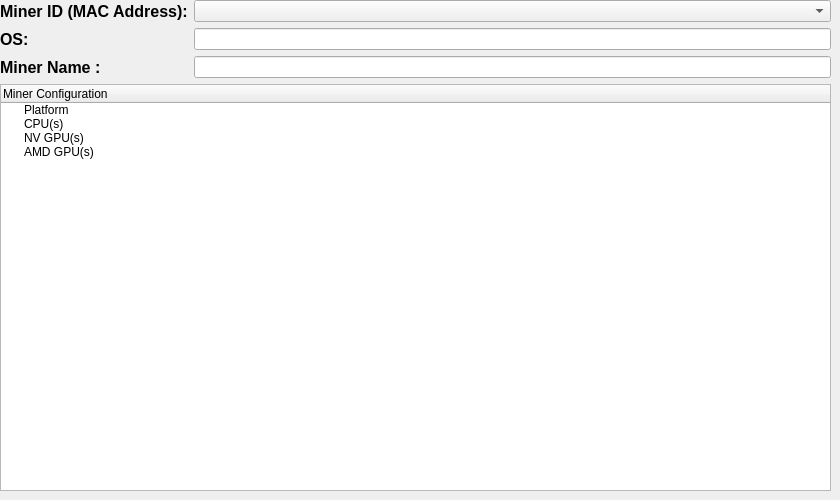
       <widget class="QWidget" name="tab">
        <attribute name="title">
         <string>Miner ID / Hardware Config</string>
        </attribute>
        <widget class="QWidget" name="verticalLayoutWidget_2">
         <property name="geometry">
          <rect>
           <x>0</x>
           <y>0</y>
           <width>831</width>
           <height>491</height>
          </rect>
         </property>
         <layout class="QVBoxLayout" name="verticalLayout_2">
          <item>
           <layout class="QFormLayout" name="formLayout">
            <item row="0" column="0">
             <widget class="QLabel" name="label_2">
              <property name="font">
               <font>
                <pointsize>12</pointsize>
                <weight>75</weight>
                <bold>true</bold>
               </font>
              </property>
              <property name="text">
               <string>Miner ID (MAC Address):</string>
              </property>
             </widget>
            </item>
            <item row="2" column="0">
             <widget class="QLabel" name="label_4">
              <property name="font">
               <font>
                <pointsize>12</pointsize>
                <weight>75</weight>
                <bold>true</bold>
               </font>
              </property>
              <property name="text">
               <string>OS:</string>
              </property>
             </widget>
            </item>
            <item row="3" column="0">
             <widget class="QLabel" name="label_3">
              <property name="font">
               <font>
                <pointsize>12</pointsize>
                <weight>75</weight>
                <bold>true</bold>
               </font>
              </property>
              <property name="text">
               <string>Miner Name :</string>
              </property>
             </widget>
            </item>
            <item row="3" column="1">
             <widget class="QLineEdit" name="miner_name"/>
            </item>
            <item row="2" column="1">
             <widget class="QLineEdit" name="os">
              <property name="readOnly">
               <bool>true</bool>
              </property>
             </widget>
            </item>
            <item row="0" column="1">
             <widget class="QComboBox" name="miner_id"/>
            </item>
           </layout>
          </item>
          <item>
           <widget class="QTreeWidget" name="miner_config">
            <column>
             <property name="text">
              <string>Miner Configuration</string>
             </property>
            </column>
            <item>
             <property name="text">
              <string>Platform</string>
             </property>
            </item>
            <item>
             <property name="text">
              <string>CPU(s)</string>
             </property>
            </item>
            <item>
             <property name="text">
              <string>NV GPU(s)</string>
             </property>
            </item>
            <item>
             <property name="text">
              <string>AMD GPU(s)</string>
             </property>
            </item>
           </widget>
          </item>
         </layout>
        </widget>
       </widget>
